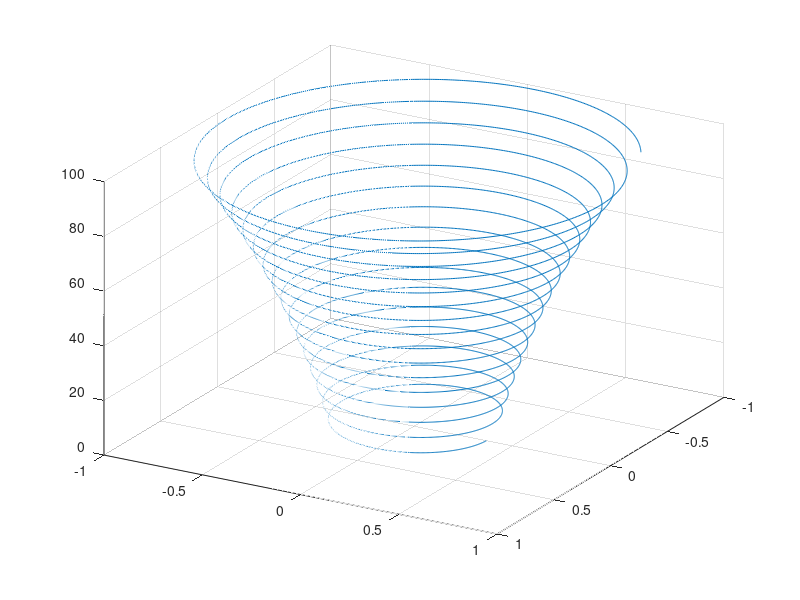
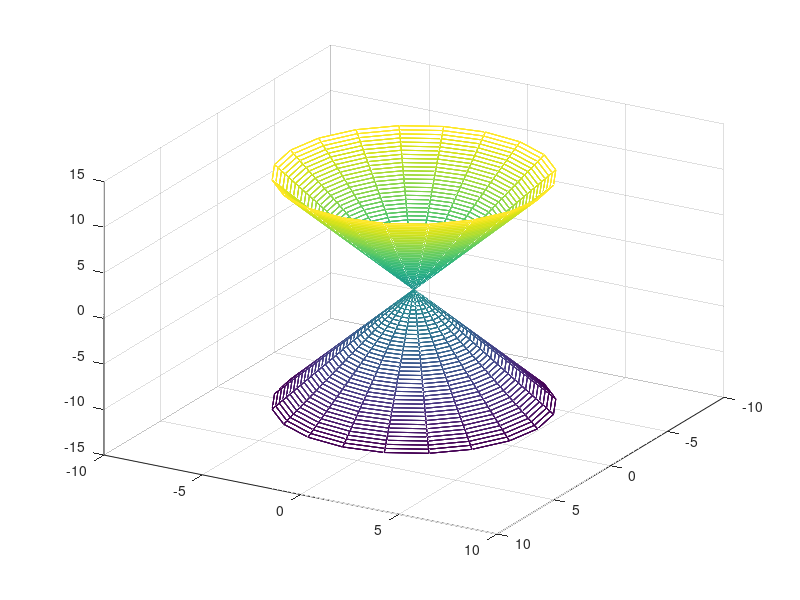
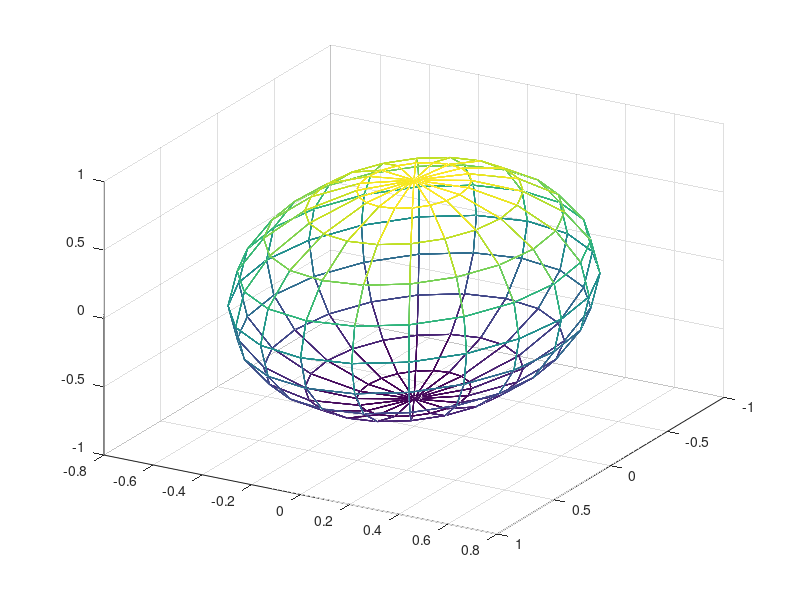
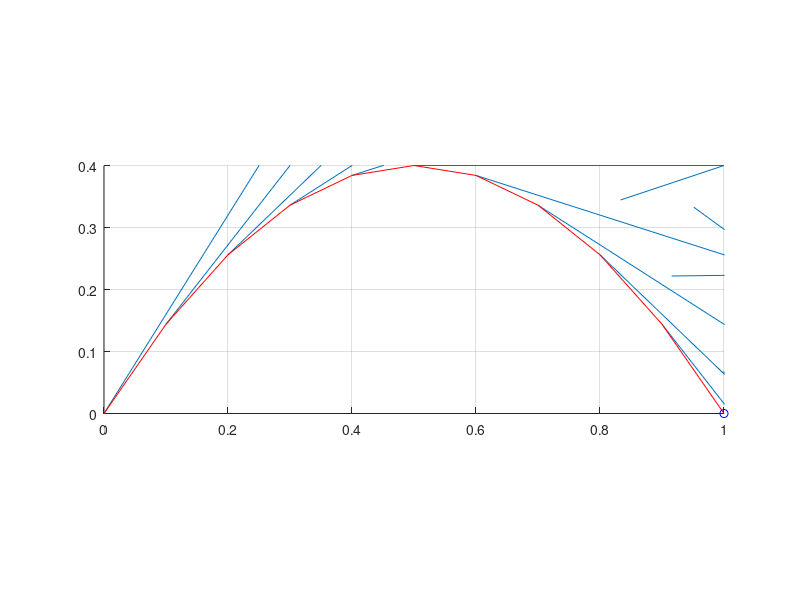

MATLAB code to generate these figures, in order: (Note: this script raises an error after producing the figures.)

%% Задание1
figure;
hold on, grid on;
t = 0:0.01:100;
x = exp(-abs(t-100)/100).*sin(t);
y = exp(-abs(t-100)/100).*cos(t);
z = t;
plot3(x,y,z)
view(120,30)
%% Задание2
figure;
hold on, grid on;
u = [-4*pi:0.1*pi:4*pi]';
v = [-4*pi:0.1*pi:4*pi];
x = 0.5*u*cos(v);
y = 0.5*u*sin(v);
z = u*ones(size(v));
hidden on;
mesh(x,y,z)
view(120,30)
%% Задание3
figure;
hold on, grid on;
u = [-2*pi:0.1*pi:2*pi]';
v = [-2*pi:0.1*pi:2*pi];
x = cos(u).*cos(v);
y = 0.6*cos(u).*sin(v);
z = 0.8*sin(u).*ones(size(v));
mesh(x,y,z)
hidden off;
view(120,30)
%% Задание4
t = 0:0.2:2;
x = 0.5*t;
y = 0.8*t.*(1-0.5*t);
ux(1:length(x)) = 0.5;
uy = 0.8*(1-t);
fign1 = figure;
hold on,grid on,axis equal;
quiver(x,y,ux,uy,0)
fign2 = figure;
hold on,grid on,axis equal;
quiver(x,y,ux,uy,1.5)
fign3 = figure;
hold on,grid on,axis equal;
quiver(x,y,ux,uy,0.3)
%% Задание5
figure(fign1);
x = 0.5*t;
y = 0.8*t.*(1-0.5*t);
comet(x,y)
figure(fign2);
x = 0.5*t;
y = 0.8*t.*(1-0.5*t);
comet(x,y)
figure(fign3);
x = 0.5*t;
y = 0.8*t.*(1-0.5*t);
comet(x,y)
%% Задание6
figure;
grid on, axis equal;
compass(ux,uy)
%% Задание7
figure;
hold on, grid on, axis equal;
feather(ux,uy)
%% Задание8
figure;
grid on, axis equal;
u = (-pi:pi/15:pi)';
v = -pi:pi/15:pi;
x = sin(u)*cos(v)*2;
y = sin(u)*sin(v)*2;
z = cos(u)*ones(size(v))*2;
surf(x,y,z)
[U,V,W] = surfnorm(x,y,z);
hold on
quiver3(x,y,z,U,V,W,4,'k')
%% Задание9
figure;
hold on, grid on, axis equal;
[x,y] = meshgrid(-2:0.05:2,-2:0.05:2);
a = 1;
b = 1;
z = 0.5*x.^2/a^2-0.5*y.^2/b^2;
surf(x,y,z)
colormap('winter');
[U,V,W] = surfnorm(x,y,z);
hold on
quiver3(x,y,z,U,V,W,4)
view(120,30)
%% Задание10
figure;
hold on, grid on, axis equal;
[x,y] = meshgrid(-2:0.05:2,-2:0.05:2);
a = 1;
b = 1;
c = 1;
z = sqrt(c^2*(1+x.^2/a^2+y.^2/b^2));
surf(x,y,z)
colormap('winter');
[U,V,W] = surfnorm(x,y,z);
hold on
quiver3(x,y,z,U,V,W,4)

z = -sqrt(c^2*(1+x.^2/a^2+y.^2/b^2));
surf(x,y,z)
colormap('summer');
[U,V,W]=surfnorm(x,y,z);
hold on
quiver3(x,y,z,U,V,W,4)
view(120,30)
%% Задание11
figure;
hold on, grid on, axis equal;
[u,v] = meshgrid(0:0.1:3,0:0.1:3);
x = cos(u).*cos(v);
y = sin(u).*sin(v);
z = u.*v;
surf(x,y,z)
colormap('spring');
[U,V,W] = surfnorm(x,y,z);
hold on
quiver3(x,y,z,U,V,W,4)
view(-17,13)
%% Задание12
figure;
hold on, grid on, axis equal;
xl = 1; xr = 3;
yl = -1; yr = 1;
zl = 0; zr = 2;
[x,y,z] = meshgrid(xl:0.05:xr,yl:0.05:yr,zl:0.05:zr);
u = x./sqrt(x.^2+y.^2+z.^2);
v = y./sqrt(x.^2+y.^2+z.^2);
w = z./sqrt(x.^2+y.^2+z.^2);
[cx,cy,cz] = meshgrid(xl:(xr-xl)/3:xr,yl:(yr-yl)/3:yr,zl:(zr-zl)/7:zr);
hc = coneplot(x,y,z,u,v,w,cx,cy,cz,4);
set(hc,'FaceColor','g','EdgeColor','none')
axis tight;
view(31,28);
light;
xlabel('x')
ylabel('y')
zlabel('z')